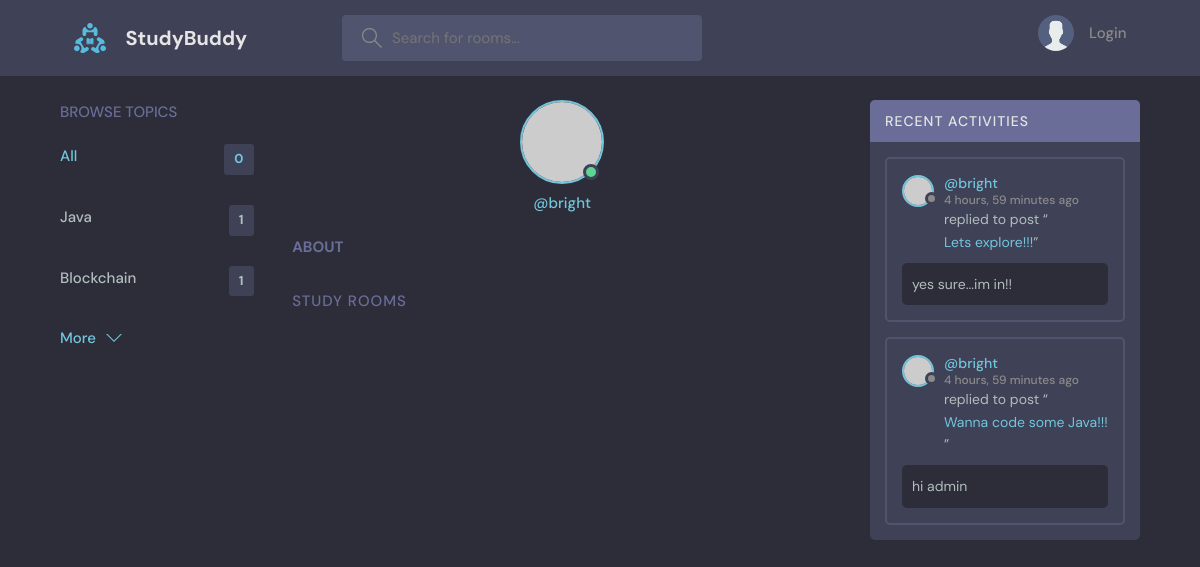
The app's page /user-profile/7/ with its own data.
### base/models.py (models this page shows, shortened)
class Topic(models.Model):
    name = models.CharField(max_length=200)

class Message(models.Model):
    user = models.ForeignKey(User, on_delete=models.CASCADE)
    room = models.ForeignKey(Room, on_delete=models.CASCADE)
    body = models.TextField()
    updated = models.DateTimeField(auto_now=True)
    created = models.DateTimeField(auto_now_add=True)
    class Meta:
        ordering = ['-updated', '-created']

class Room(models.Model):
    host = models.ForeignKey(User, on_delete=models.SET_NULL, null=True)
    topic = models.ForeignKey(Topic,on_delete=models.SET_NULL, null = True)
    name = models.CharField(max_length=200)
    description = models.TextField(blank=True, null=True)
    participants = models.ManyToManyField(User, related_name='participants', blank=True)
    updated = models.DateTimeField(auto_now=True)
    created = models.DateTimeField(auto_now_add=True)
    def __str__(self):
        return self.name
    class Meta:
        ordering = ['-updated', '-created']

### base/views.py (the view)
# urls.py: path('user-profile/<str:pk>/', views.user_profile, name="user-profile"),
def user_profile(request, pk):
    user = User.objects.get(id = pk)
    rooms = user.room_set.all()
    room_message = user.message_set.all()
    topics = Topic.objects.all()
    context = {'user': user, 'rooms': rooms, 'room_messages': room_message, 'topics': topics}
    return render(request, 'base/profile.html', context)

### base/templates/base/profile.html (shortened to what this page needs)
{% extends 'main.html' %}
{% block content %}
<main class="profile-page layout layout--3">
  <div class="container">
    {% include 'base/topics_component.html' %}
    <div class="roomList">
      <div class="profile">
        <div class="profile__avatar">
          <div class="avatar avatar--large active">
            <img src="https://randomuser.me/api/portraits/men/37.jpg" />
          </div>
        </div>
        <div class="profile__info">
          <p>@{{user.username}}</p>
        </div>
        <div class="profile__about">
          <h3>About</h3>
        </div>
      </div>
      <div class="roomList__header">
        <div>
          <h2>Study Rooms</a>
          </h2>
        </div>
      </div>
    </div>
    {% include 'base/activity_component.html' %}
  </div>
</main>
{% endblock content %}

### base/templates/base/topics_component.html
<div class="topics">
    <div class="topics__header">
      <h2>Browse Topics</h2>
    </div>
    <ul class="topics__list">
      <li>
        <a href="{% url 'home' %}" class="active">All <span>{{rooms.count}}</span></a>
      </li>
      {% for topic in topics %}
      <li>
        <a href="{% url 'home' %}?q={{topic.name}}">{{topic.name}} <span>{{topic.room_set.all.count}}</span></a>
      </li>
      {% endfor %}
    </ul>
    <a class="btn btn--link" href="topics.html">
      More
      <svg version="1.1" xmlns="http://www.w3.org/2000/svg" width="32" height="32" viewBox="0 0 32 32">
        <title>chevron-down</title>
        <path d="M16 21l-13-13h-3l16 16 16-16h-3l-13 13z"></path>
      </svg>
    </a>
</div>

### base/templates/base/activity_component.html (shortened to what this page needs)
<div class="activities">
    <div class="activities__header">
        <h2>Recent Activities</h2>
    </div>
    {% for message in room_messages %}
    <div class="activities__box">
        <div class="activities__boxHeader roomListRoom__header">
            <a href="{% url 'user-profile' message.user.id %}" class="roomListRoom__author">
                <div class="avatar avatar--small">
                    <img src="https://randomuser.me/api/portraits/men/37.jpg" />
                </div>
                <p>
                    @{{message.user.username}}
                    <span>{{message.created|timesince}} ago</span>
                </p>
            </a>
        </div>
        <div class="activities__boxContent">
            <p>replied to post “<a href="{% url 'room' message.room.id %}">{{message.room}}</a>”</p>
            <div class="activities__boxRoomContent">{{message.body}}</div>
        </div>
    </div>
    {% endfor %}
</div>

### records on screen
Topic: name "Java", room_set.all.count "1"
Topic: name "Blockchain", room_set.all.count "1"
Message: user.username "bright", created "4 hours, 59 minutes", room "Lets explore!!!", body "yes sure...im in!!"
Message: user.username "bright", created "4 hours, 59 minutes", room "Wanna code some Java!!!", body "hi admin"

### other values on screen
{{ rooms.count }} "0"
{{ user.username }} "bright"
